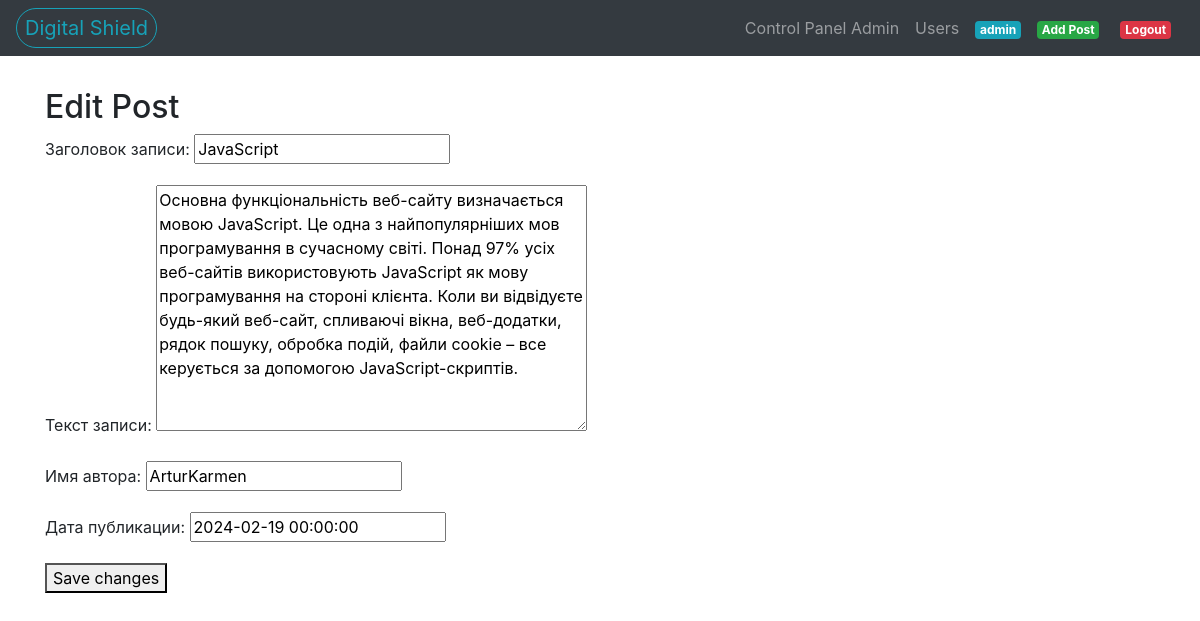
/edit_post/11/ (signed in), run on the app's committed database.
### blog/models.py (models this page shows, shortened)
class Post(models.Model):
    title = models.CharField('Заголовок записи', max_length=150)
    description = models.TextField('Текст записи')
    author = models.CharField('Имя автора', max_length=100)
    date = models.DateField('Дата публикации')
    class Meta:
        verbose_name = 'Запись'
        verbose_name_plural = 'Записи'

### blog/views.py (the view)
# urls.py: path('edit_post/<int:pk>/', views.edit_post, name='edit_post'),
@login_required
def edit_post(request, pk):
    post = get_object_or_404(Post, pk=pk)
    if request.method == 'POST':
        form = PostForm(request.POST, instance=post)
        if form.is_valid():
            form.save()
            return redirect('post-detail', pk=post.pk)
    else:
        form = PostForm(instance=post)
    return render(request, 'blog/edit_post.html', {'form': form})

### blog/form.py
class PostForm(forms.ModelForm):
    class Meta:
        model = Post
        fields = ('title', 'description', 'author', 'date')
        widgets = {
            "title": TextInput(attrs={'placeholder': 'Title'}),
            "description": Textarea(attrs={'placeholder': 'Description'}),
            "author": TextInput(attrs={'placeholder': 'Author'}),
            "date": DateTimeInput(attrs={'placeholder': 'Date'}),
        }

### templates/blog/edit_post.html (shortened to what this page needs)
{% extends 'blog/base.html' %}
{% block content %}
    <h2>Edit Post</h2>
    <form method="post">
        {{ form.as_p }}
        <button type="submit">Save changes</button>
    </form>
{% endblock %}

### templates/blog/base.html (shortened to what this page needs)
{% load static %}
<!DOCTYPE html>
<html lang="en">
<head>
    <link rel="stylesheet" href="https://stackpath.bootstrapcdn.com/bootstrap/4.5.2/css/bootstrap.min.css">
</head>
<body>
<nav class="navbar navbar-expand-lg navbar-dark bg-dark">
    <a class="navbar-brand text-info border border-info rounded-pill px-2 py-1" href="/">Digital Shield</a>
    <div class="collapse navbar-collapse" id="navbarNav">
        <ul class="navbar-nav ml-auto">
            {% if user.is_authenticated %}
                    {%if user.is_staff%}
                        <li class="nav-item">
                            <a class="nav-link" href="/admin">Control Panel Admin</a>
                        </li>
                        <li class="nav-item">
                            <a class="nav-link" href="{% url 'user_list'%}">Users</a>
                        </li>
                    {%endif%}
                <li class="nav-item">
                    <a class="nav-link" href="{% url 'profile' %}">
                        <span class="badge badge-info">{{ user.username }}</span>
                    </a>
                </li>
                <li class="nav-item">
                    <a class="nav-link" href="{% url 'create' %}">
                        <span class="badge badge-success">Add Post</span>
                    </a>
                </li>
                <li class="nav-item">
                    <form method="post" action="{% url 'logout' %}">
                        <button type="submit" class="btn"  style="margin-top: 2px;">
                            <span class="badge badge-danger">Logout</span>
                        </button>
                    </form>
                </li>
            {% else %}
                    <li class="nav-item">
                        <a class="nav-link" href="{% url 'login' %}">
                            <span class="badge badge-success">Login</span>
                        </a>
                    </li>
            {% endif %}
        </ul>
    </div>
</nav>
<div class="container mt-4">
    <div class="row">
        <div class="col-lg-12">
            {% block content %}
            {% endblock %}
        </div>
    </div>
</div>
</body>
</html>

### data on the page
Post: title "JavaScript", description "Основна функціональність веб-сайту визначається мовою JavaScript. Це одна з найпопулярніших мов програмування в сучасному світі. Понад 97% усіх веб-сайтів використовують JavaScript як мову програмування на стороні клієнта. Коли ви відвідуєте будь-який веб-сайт, спливаючі вікна, веб-додатки, рядок пошуку, обробка подій, файли cookie – все керується за допомогою JavaScript-скриптів.", author "ArturKarmen", date "2024-02-19 00:00:00"

### other printed values
{{ user.username }} "admin"
